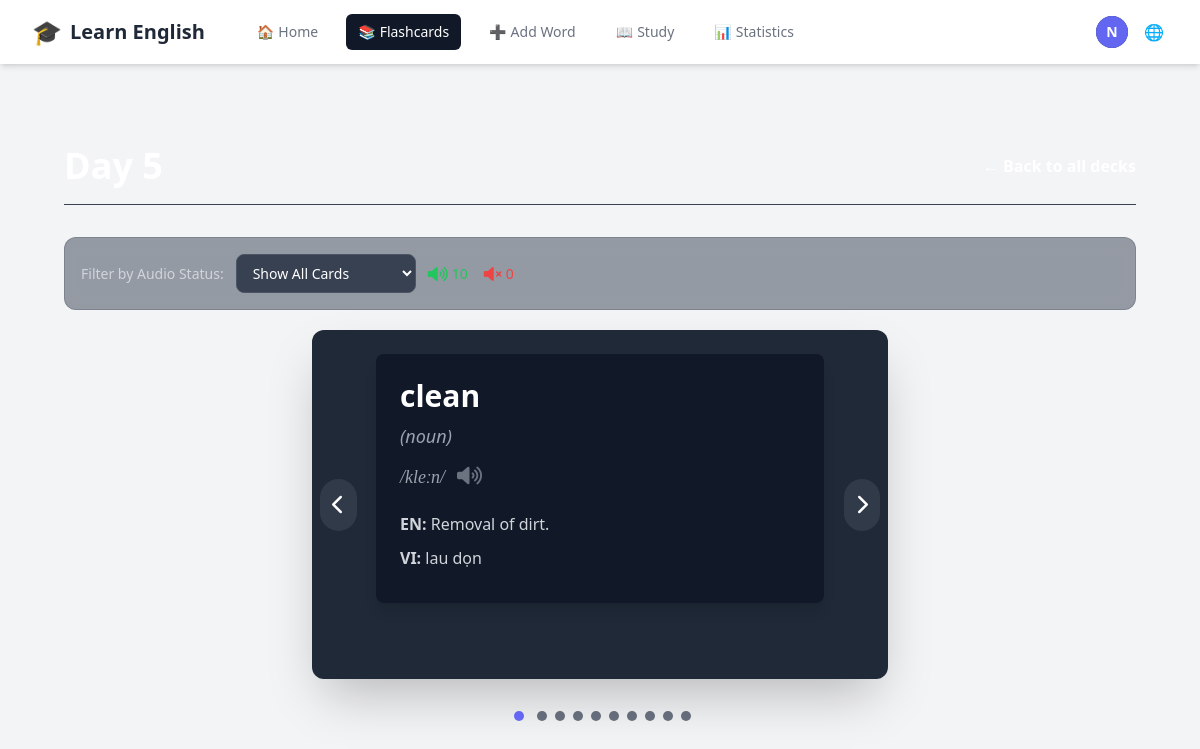
The page /en/decks/6/ (signed in) on the database its author committed.
### accounts/models.py (models this page shows, shortened)
class CustomUser(AbstractUser):
    email = models.EmailField(unique=True)
    username = None  # Remove username field
    USERNAME_FIELD = 'email'
    REQUIRED_FIELDS = []
    objects = CustomUserManager()

### vocabulary/models.py (models this page shows, shortened)
class Flashcard(models.Model):
    user = models.ForeignKey(settings.AUTH_USER_MODEL, on_delete=models.CASCADE, related_name='flashcards')
    deck = models.ForeignKey(Deck, on_delete=models.CASCADE, related_name='flashcards', null=True, blank=True)
    word = models.CharField(max_length=255)
    phonetic = models.CharField(max_length=100, blank=True, null=True, help_text="Phonetic transcription (e.g., /rɪˈzɪliənt/)")
    part_of_speech = models.CharField(max_length=50, blank=True, null=True)
    audio_url = models.URLField(max_length=500, blank=True, null=True)
    image = models.ImageField(upload_to='flashcard_images/', blank=True, null=True)
    related_image_url = models.URLField(max_length=500, blank=True, null=True, help_text="Auto-fetched related image URL")
    general_synonyms = models.TextField(blank=True, null=True, help_text="Comma-separated list of general synonyms")
    general_antonyms = models.TextField(blank=True, null=True, help_text="Comma-separated list of general antonyms")
    ease_factor = models.FloatField(default=2.5, help_text="SM-2 ease factor")
    repetitions = models.PositiveIntegerField(default=0, help_text="Number of successful reviews in a row")
    interval = models.PositiveIntegerField(default=0, help_text="Interval (days) until next review")
    next_review = models.DateField(default=timezone.now)
    last_reviewed = models.DateTimeField(blank=True, null=True)
    times_seen_today = models.PositiveIntegerField(default=0, help_text="Number of times seen today (reset daily)")
    last_seen_date = models.DateField(blank=True, null=True, help_text="Last date this card was shown")
    difficulty_score = models.FloatField(default=0.0, help_text="Difficulty score based on user performance")
    total_reviews = models.PositiveIntegerField(default=0, help_text="Total number of times reviewed")
    correct_reviews = models.PositiveIntegerField(default=0, help_text="Number of correct reviews")
    created_at = models.DateTimeField(auto_now_add=True)
    class Meta:
        ordering = ['word']
        unique_together = ['user', 'word']  # Một user không thể có từ trùng lặp

class Definition(models.Model):
    flashcard = models.ForeignKey(Flashcard, related_name='definitions', on_delete=models.CASCADE)
    english_definition = models.TextField()
    vietnamese_definition = models.TextField()
    definition_synonyms = models.TextField(blank=True, null=True, help_text="Comma-separated list of synonyms for this definition")
    definition_antonyms = models.TextField(blank=True, null=True, help_text="Comma-separated list of antonyms for this definition")

### vocabulary/views.py (the view)
# urls.py: path('decks/<int:deck_id>/', views.deck_detail, name='deck_detail'),
@login_required
def deck_detail(request, deck_id):
    try:
        deck = Deck.objects.get(id=deck_id, user=request.user)
        flashcards = Flashcard.objects.filter(deck=deck).prefetch_related('definitions')
        context = {
            'deck': deck,
            'flashcards': flashcards,
        }
        return render(request, 'vocabulary/deck_detail.html', context)
    except Deck.DoesNotExist:
        return redirect('deck_list')

### vocabulary/templates/vocabulary/deck_detail.html (shortened to what this page needs)
{% extends "base.html" %}
{% load i18n %}
{% load static %}
{% block content %}
<div class="max-w-7xl mx-auto px-4 sm:px-6 lg:px-8 py-10">
    <div class="flex justify-between items-center mb-8 pb-4 border-b border-gray-700">
        <div class="flex items-center gap-4">
            <div id="deck-name-view" class="flex items-center gap-3">
                <h1 class="text-4xl font-extrabold text-white">{{ deck.name }}</h1>
            </div>
        </div>
        <a href="{% url 'deck_list' %}" class="text-primary-color hover:text-primary-color-dark font-semibold transition-colors duration-200">← {{ manual_texts.back_to_all_decks }}</a>
    </div>
    {% if flashcards %}
        <div class="audio-filter-controls">
            <label for="audio-filter">{{ manual_texts.filter_by_audio }}:</label>
            <select id="audio-filter">
                <option value="all">{{ manual_texts.show_all_cards }}</option>
            </select>
            <div class="audio-stats">
                <div class="stat-item has-audio">
                    <i class="fas fa-volume-up"></i>
                    <span id="cards-with-audio-count">0</span>
                </div>
                <div class="stat-item no-audio">
                    <i class="fas fa-volume-mute"></i>
                    <span id="cards-without-audio-count">0</span>
                </div>
            </div>
        </div>
        <div id="carousel-container" class="relative w-full max-w-xl mx-auto overflow-hidden rounded-xl shadow-2xl bg-gray-800 p-6">
            <div id="carousel-slides" class="flex overflow-x-scroll no-scrollbar snap-x snap-mandatory" style="scroll-behavior: auto;">
                {% for card in flashcards %}
                    <div class="flex-shrink-0 snap-center" style="width: 100%;" data-card-id="{{ card.id }}">
                        <div class="card-view-mode word-item-tailwind p-6 bg-gray-900 rounded-lg shadow-lg w-full max-w-md mx-auto text-white flex flex-col items-start relative" data-has-audio="{% if card.audio_url %}true{% else %}false{% endif %}">
                            <div class="text-3xl font-bold mb-2">
                                <a href="https://dictionary.cambridge.org/dictionary/english/{{ card.word }}" target="_blank" class="hover:underline focus:outline-none focus:ring-2 focus:ring-primary-color focus:ring-offset-2 focus:ring-offset-gray-900">{{ card.word }}</a>
                            </div>
                            {% if card.part_of_speech %}
                                <div class="text-lg text-gray-400 mb-2 italic">({{ card.part_of_speech }})</div>
                            {% endif %}
                            {% if card.phonetic %}
                                <div class="text-lg text-gray-400 font-serif italic mb-4 flex items-center space-x-2">
                                    <span>{{ card.phonetic }}</span>
                                    {% if card.audio_url %}
                                        <button class="audio-icon-tailwind text-gray-500 hover:text-primary-color transition-colors duration-200" data-audio-url="{{ card.audio_url }}" title="{{ manual_texts.listen }}">
                                            <i class="fas fa-volume-up text-xl"></i>
                                        </button>
                                    {% endif %}
                                </div>
                            {% endif %}
                            {% for def in card.definitions.all %}
                                <div class="text-base text-gray-300 leading-relaxed mb-2">
                                    <span class="font-semibold text-primary-color">{% trans "EN:" %}</span> {{ def.english_definition }}
                                </div>
                                <div class="text-base text-gray-300 leading-relaxed mb-2">
                                    <span class="font-semibold text-primary-color">{% trans "VI:" %}</span> {{ def.vietnamese_definition }}
                                </div>
                            {% endfor %}
                        </div>
                    </div>
                {% endfor %}
            </div>
            <button id="prevBtn" class="absolute top-1/2 left-2 -translate-y-1/2 bg-gray-700 bg-opacity-75 text-white p-3 rounded-full hover:bg-opacity-100 transition-all duration-200 z-10 focus:outline-none focus:ring-2 focus:ring-primary-color focus:ring-offset-2 focus:ring-offset-gray-800">
                <i class="fas fa-chevron-left text-xl"></i>
            </button>
            <button id="nextBtn" class="absolute top-1/2 right-2 -translate-y-1/2 bg-gray-700 bg-opacity-75 text-white p-3 rounded-full hover:bg-opacity-100 transition-all duration-200 z-10 focus:outline-none focus:ring-2 focus:ring-primary-color focus:ring-offset-2 focus:ring-offset-gray-800">
                <i class="fas fa-chevron-right text-xl"></i>
            </button>
        </div>
        <div id="pagination-dots" class="text-center mt-6 space-x-2"></div>
    {% else %}
        <p class="text-gray-400 text-center text-lg mt-10">{{ manual_texts.this_deck_empty }} <a href="{% url 'add_flashcard' %}" class="text-primary-color hover:underline">{{ manual_texts.add_some_cards }}</a></p>
    {% endif %}
</div>
{% endblock %}

### vocabulary/templates/base.html (shortened to what this page needs)
{% load i18n %}
{% load static %}
<!DOCTYPE html>
<html lang="{{ LANGUAGE_CODE }}">
  <head>
    <script src="https://cdn.tailwindcss.com"></script>
    <link rel="stylesheet" type="text/css" href="{% static 'css/main.css' %}">
    <link rel="stylesheet" href="https://cdnjs.cloudflare.com/ajax/libs/font-awesome/6.0.0-beta3/css/all.min.css">
  </head>
  <body class="bg-gray-100 dark:bg-gray-900">
    <nav class="bg-white dark:bg-gray-800 shadow-md">
        <div class="max-w-7xl mx-auto px-4 sm:px-6 lg:px-8">
            <div class="flex items-center justify-between h-16">
                <div class="flex items-center">
                    <a href="{% if user.is_authenticated %}{% url 'dashboard' %}{% else %}{% url 'account_login' %}{% endif %}" class="flex-shrink-0 flex items-center space-x-2">
                        <span class="text-2xl">🎓</span>
                        <span class="text-xl font-bold text-gray-800 dark:text-white">{{ manual_texts.learn_english }}</span>
                    </a>
                    <div class="hidden md:block">
                        <div class="ml-10 flex items-baseline space-x-4">
                            {% if user.is_authenticated %}
                                <a href="{% url 'dashboard' %}" class="{% if request.resolver_match.url_name == 'dashboard' %}bg-gray-900 text-white{% else %}text-gray-500 dark:text-gray-300 hover:bg-gray-700 hover:text-white{% endif %} px-3 py-2 rounded-md text-sm font-medium flex items-center space-x-1">
                                    <span class="nav-icon">🏠</span>
                                    <span>{{ manual_texts.home }}</span>
                                </a>
                                <a href="{% url 'deck_list' %}" class="{% if request.resolver_match.url_name == 'deck_list' or request.resolver_match.url_name == 'deck_detail' %}bg-gray-900 text-white{% else %}text-gray-500 dark:text-gray-300 hover:bg-gray-700 hover:text-white{% endif %} px-3 py-2 rounded-md text-sm font-medium flex items-center space-x-1">
                                    <span class="nav-icon">📚</span>
                                    <span>{{ manual_texts.flashcards }}</span>
                                </a>
                                <a href="{% url 'add_flashcard' %}" class="{% if request.resolver_match.url_name == 'add_flashcard' %}bg-gray-900 text-white{% else %}text-gray-500 dark:text-gray-300 hover:bg-gray-700 hover:text-white{% endif %} px-3 py-2 rounded-md text-sm font-medium flex items-center space-x-1">
                                    <span class="nav-icon">➕</span>
                                    <span>{{ manual_texts.add_word }}</span>
                                </a>
                                <a href="{% url 'study' %}" class="{% if request.resolver_match.url_name == 'study' %}bg-gray-900 text-white{% else %}text-gray-500 dark:text-gray-300 hover:bg-gray-700 hover:text-white{% endif %} px-3 py-2 rounded-md text-sm font-medium flex items-center space-x-1">
                                    <span class="nav-icon">📖</span>
                                    <span>{{ manual_texts.study }}</span>
                                </a>
                                <a href="{% url 'statistics' %}" class="{% if request.resolver_match.url_name == 'statistics' %}bg-gray-900 text-white{% else %}text-gray-500 dark:text-gray-300 hover:bg-gray-700 hover:text-white{% endif %} px-3 py-2 rounded-md text-sm font-medium flex items-center space-x-1">
                                    <span class="nav-icon">📊</span>
                                    <span>{{ manual_texts.statistics }}</span>
                                </a>
                            {% endif %}
                        </div>
                    </div>
                </div>
                <div class="hidden md:block">
                    <div class="ml-4 flex items-center md:ml-6">
                        {% if user.is_authenticated %}
                            <div class="ml-3 relative">
                                <div>
                                    <button type="button" id="user-toggle" class="max-w-xs bg-gray-800 rounded-full flex items-center text-sm focus:outline-none focus:ring-2 focus:ring-offset-2 focus:ring-offset-gray-800 focus:ring-white" aria-expanded="false" aria-haspopup="true">
                                        <div class="h-8 w-8 rounded-full bg-indigo-500 flex items-center justify-center text-white font-bold">
                                            {{ user.email|slice:":1"|upper }}
                                        </div>
                                    </button>
                                </div>
                            </div>
                        {% endif %}
                        <div class="ml-3 relative">
                            <div>
                                <button type="button" id="lang-toggle" class="bg-white dark:bg-gray-800 p-1 rounded-full text-gray-400 dark:text-gray-300 hover:text-gray-500 dark:hover:text-white focus:outline-none focus:ring-2 focus:ring-offset-2 focus:ring-offset-gray-800 focus:ring-white">
                                    <span class="nav-icon">🌐</span>
                                </button>
                            </div>
                        </div>
                    </div>
                </div>
            </div>
        </div>
    </nav>
    <main class="py-10">
      <div class="max-w-7xl mx-auto px-4 sm:px-6 lg:px-8">
        {% block content %}{% endblock %}
      </div>
    </main>
  </body>
</html>

### static/css/main.css (style rules this page uses)
* { margin: 0; padding: 0; box-sizing: border-box; }
body { background: #18182f; color: #fff; font-family: "Segoe UI", Tahoma, Geneva, Verdana, sans-serif; line-height: 1.6; min-height: 100vh; }
.no-scrollbar { -ms-overflow-style: none; scrollbar-width: none; }
.audio-icon-tailwind { transition: all 0.3s ease; border-radius: 50%; padding: 4px; }
.audio-filter-controls { display: flex; align-items: center; gap: 12px; margin-bottom: 20px; padding: 16px; background: rgba(55, 65, 81, 0.5); border-radius: 12px; backdrop-filter: blur(8px); border: 1px solid rgba(75, 85, 99, 0.3); }
.audio-filter-controls label { color: #d1d5db; font-weight: 500; font-size: 0.875rem; }
.audio-filter-controls select { background: #374151; border: 1px solid #4b5563; border-radius: 8px; color: white; padding: 8px 12px; font-size: 0.875rem; min-width: 180px; }
.audio-stats { display: flex; align-items: center; gap: 16px; font-size: 0.875rem; color: #9ca3af; }
.audio-stats .stat-item { display: flex; align-items: center; gap: 4px; }
.audio-stats .stat-item i { font-size: 1rem; }
.audio-stats .stat-item.has-audio { color: #22c55e; }
.audio-stats .stat-item.no-audio { color: #ef4444; }

### vocabulary/templates/base.html (style rules this page uses)
:root { --primary-color: #6a6cff; --primary-color-dark: #5859d8; --background-main: #f3f4f6; --background-secondary: #ffffff; --background-light: #ffffff; --text-main: #1f2937; --text-muted: #6b7280; --border-color: #e5e7eb; --card-background: var(--background-secondary); --card-border-color: var(--border-color); --card-text-main: var(--text-main); --card-text-muted: var(--text-muted); --card-shadow: 0 1px 3px 0 rgba(0, 0, 0, 0.1), 0 1px 2px 0 rgba(0, 0, 0, 0.06); --card-shadow-hover: 0 4px 6px -1px rgba(0, 0, 0, 0.1), 0 2px 4px -1px rgba(0, 0, 0, 0.06); }

### rows shown on the page
CustomUser: email "N"
Flashcard: word "clean", part_of_speech "noun", phonetic "/kleːn/"
Definition: english_definition "Removal of dirt.", vietnamese_definition "lau dọn"

### other values the page prints
{{ manual_texts.learn_english }} "Learn English"
{{ manual_texts.home }} "Home"
{{ manual_texts.flashcards }} "Flashcards"
{{ manual_texts.add_word }} "Add Word"
{{ manual_texts.study }} "Study"
{{ manual_texts.statistics }} "Statistics"
{{ manual_texts.filter_by_audio }} "Filter by Audio Status"
form field value "Show All Cards"
